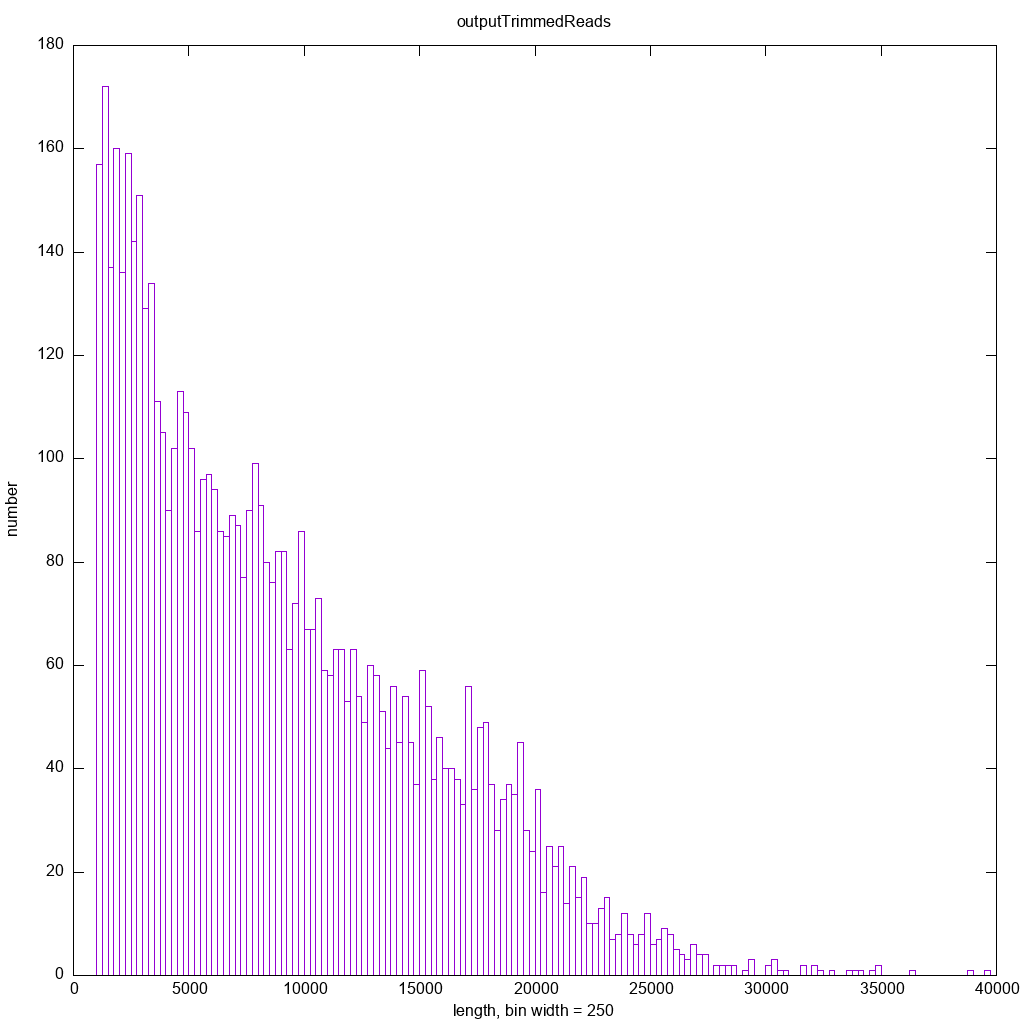

Here is the gnuplot script that generated this plot:
set title 'outputTrimmedReads'
set xlabel 'length, bin width = 250'
set ylabel 'number'

binwidth=250
set boxwidth binwidth
bin(x,width) = width*floor(x/width) + binwidth/2.0

set terminal png size 1024,1024
set output './ecoli.1.trimReads.outputTrimmedReads.png'
plot [] [0:] './ecoli.1.trimReads.outputTrimmedReads.dat' using (bin($1,binwidth)):(1.0) smooth freq with boxes title ''
